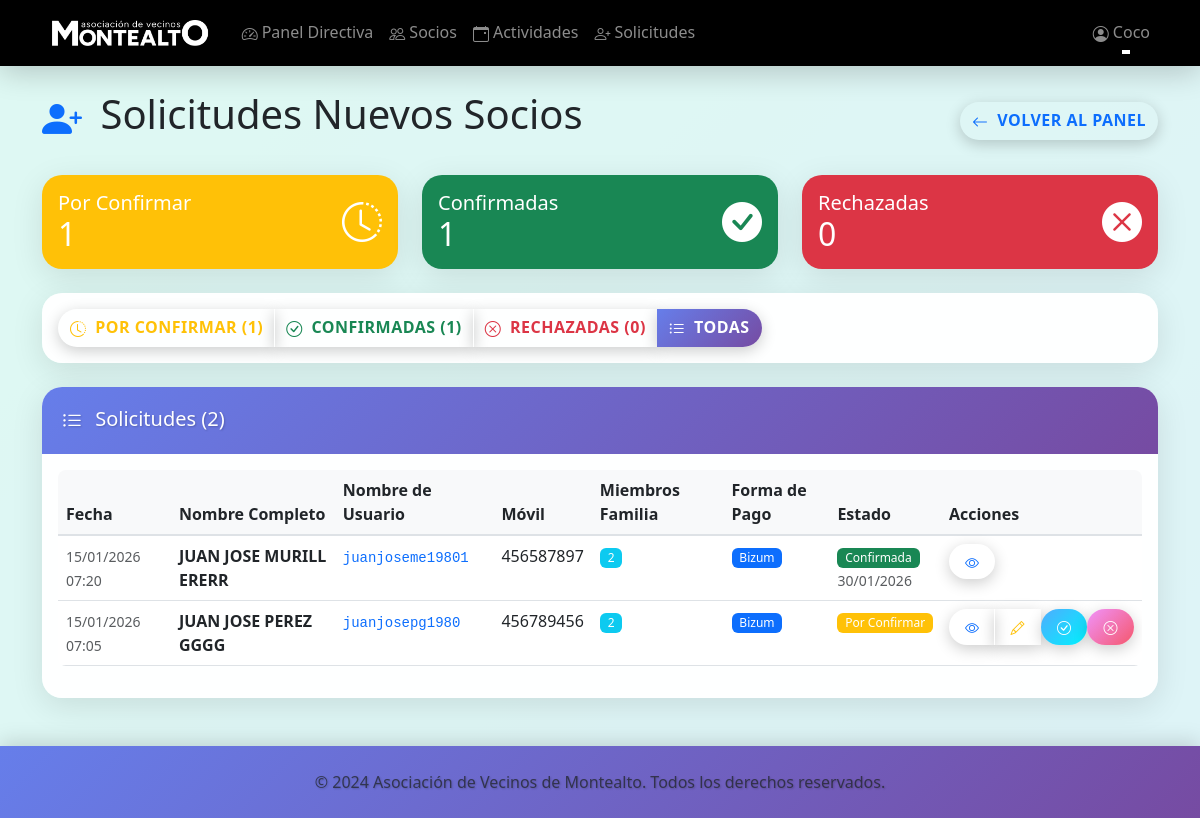
The app's page /admin/solicitudes-socios?estado=todas (signed in) with its own data.
### models.py (models this page shows, shortened)
class User(UserMixin, db.Model):
    __tablename__ = 'users'
    id = db.Column(db.Integer, primary_key=True)
    nombre = db.Column(db.String(100), nullable=False)
    nombre_usuario = db.Column(db.String(120), unique=True, nullable=False)
    password_hash = db.Column(db.String(255), nullable=False)
    password_plain = db.Column(db.String(255), nullable=True)  # Contraseña en texto plano (solo para mostrar a admin)
    rol = db.Column(db.String(20), nullable=False)  # 'directiva' o 'socio'
    fecha_alta = db.Column(db.DateTime, nullable=False, default=datetime.utcnow)
    fecha_validez = db.Column(db.DateTime, nullable=False)
    ano_nacimiento = db.Column(db.Integer, nullable=True)  # Año de nacimiento para verificar edad en actividades
    fecha_nacimiento = db.Column(db.Date, nullable=True)  # Fecha completa de nacimiento
    numero_socio = db.Column(db.String(10), unique=True, nullable=True)  # Número de socio (0001, 0002, etc.)
    calle = db.Column(db.String(200), nullable=True)
    numero = db.Column(db.String(20), nullable=True)
    piso = db.Column(db.String(20), nullable=True)  # Opcional
    poblacion = db.Column(db.String(100), nullable=True)
    inscripciones = db.relationship('Inscripcion', backref='usuario', lazy=True, cascade='all, delete-orphan')
    def is_directiva(self):
        return self.rol == 'directiva'

class SolicitudSocio(db.Model):
    __tablename__ = 'solicitudes_socio'
    id = db.Column(db.Integer, primary_key=True)
    nombre = db.Column(db.String(100), nullable=False)
    primer_apellido = db.Column(db.String(100), nullable=False)
    segundo_apellido = db.Column(db.String(100), nullable=False)
    movil = db.Column(db.String(20), nullable=False)
    movil2 = db.Column(db.String(20), nullable=True)  # Segundo móvil para grupo de WhatsApp (opcional)
    fecha_nacimiento = db.Column(db.Date, nullable=True)  # Fecha de nacimiento del socio
    miembros_unidad_familiar = db.Column(db.Integer, nullable=False)
    forma_de_pago = db.Column(db.String(20), nullable=False)  # 'bizum', 'transferencia', 'contado'
    estado = db.Column(db.String(20), nullable=False, default='por_confirmar')  # 'por_confirmar', 'activa', 'rechazada'
    fecha_solicitud = db.Column(db.DateTime, nullable=False, default=datetime.utcnow)
    fecha_confirmacion = db.Column(db.DateTime, nullable=True)
    password_solicitud = db.Column(db.String(255), nullable=True)  # Contraseña temporal hasta confirmación
    token = db.Column(db.String(255), nullable=True, unique=True)  # Token único para acceso seguro a la confirmación
    calle = db.Column(db.String(200), nullable=False)
    numero = db.Column(db.String(20), nullable=False)
    piso = db.Column(db.String(20), nullable=True)  # Opcional
    poblacion = db.Column(db.String(100), nullable=False)
    beneficiarios = db.relationship('BeneficiarioSolicitud', backref='solicitud', lazy=True, cascade='all, delete-orphan')

### blueprints/admin.py (the view)
@admin_bp.route('/solicitudes-socios')
@login_required
@directiva_required
def solicitudes_socios():
    estado_filtro = request.args.get('estado', 'por_confirmar')
    if estado_filtro == 'todas':
        solicitudes = SolicitudSocio.query.order_by(SolicitudSocio.fecha_solicitud.desc()).all()
    else:
        solicitudes = SolicitudSocio.query.filter_by(estado=estado_filtro).order_by(SolicitudSocio.fecha_solicitud.desc()).all()
    solicitudes_con_usuario = []
    for solicitud in solicitudes:
        nombre_usuario = calcular_nombre_usuario_solicitud(solicitud)
        solicitudes_con_usuario.append({
            'solicitud': solicitud,
            'nombre_usuario': nombre_usuario
        })
    total_por_confirmar = SolicitudSocio.query.filter_by(estado='por_confirmar').count()
    total_activas = SolicitudSocio.query.filter_by(estado='activa').count()
    total_rechazadas = SolicitudSocio.query.filter_by(estado='rechazada').count()
    return render_template('admin/solicitudes_socios.html',
                         solicitudes=solicitudes,
                         solicitudes_con_usuario=solicitudes_con_usuario,
                         estado_filtro=estado_filtro,
                         total_por_confirmar=total_por_confirmar,
                         total_activas=total_activas,
                         total_rechazadas=total_rechazadas)

### templates/admin/solicitudes_socios.html (shortened to what this page needs)
{% extends "base.html" %}
{% block content %}
<div class="d-flex justify-content-between align-items-center mb-4">
    <h1>
        <i class="bi bi-person-plus-fill me-2 text-primary"></i>
        Solicitudes Nuevos Socios
    </h1>
    <a href="{{ url_for('admin.dashboard') }}" class="btn btn-outline-primary">
        <i class="bi bi-arrow-left me-1"></i>
        Volver al Panel
    </a>
</div>
<div class="row mb-4">
    <div class="col-md-4">
        <div class="card bg-warning text-white">
            <div class="card-body">
                <div class="d-flex justify-content-between align-items-center">
                    <div>
                        <h5 class="card-title mb-0">Por Confirmar</h5>
                        <h2 class="mb-0">{{ total_por_confirmar }}</h2>
                    </div>
                    <div>
                        <i class="bi bi-clock-history fs-1"></i>
                    </div>
                </div>
            </div>
        </div>
    </div>
    <div class="col-md-4">
        <div class="card bg-success text-white">
            <div class="card-body">
                <div class="d-flex justify-content-between align-items-center">
                    <div>
                        <h5 class="card-title mb-0">Confirmadas</h5>
                        <h2 class="mb-0">{{ total_activas }}</h2>
                    </div>
                    <div>
                        <i class="bi bi-check-circle-fill fs-1"></i>
                    </div>
                </div>
            </div>
        </div>
    </div>
    <div class="col-md-4">
        <div class="card bg-danger text-white">
            <div class="card-body">
                <div class="d-flex justify-content-between align-items-center">
                    <div>
                        <h5 class="card-title mb-0">Rechazadas</h5>
                        <h2 class="mb-0">{{ total_rechazadas }}</h2>
                    </div>
                    <div>
                        <i class="bi bi-x-circle-fill fs-1"></i>
                    </div>
                </div>
            </div>
        </div>
    </div>
</div>
<div class="card mb-4">
    <div class="card-body">
        <div class="btn-group" role="group">
            <a href="{{ url_for('admin.solicitudes_socios', estado='por_confirmar') }}"
               class="btn {% if estado_filtro == 'por_confirmar' %}btn-warning{% else %}btn-outline-warning{% endif %}">
                <i class="bi bi-clock-history me-1"></i>
                Por Confirmar ({{ total_por_confirmar }})
            </a>
            <a href="{{ url_for('admin.solicitudes_socios', estado='activa') }}"
               class="btn {% if estado_filtro == 'activa' %}btn-success{% else %}btn-outline-success{% endif %}">
                <i class="bi bi-check-circle me-1"></i>
                Confirmadas ({{ total_activas }})
            </a>
            <a href="{{ url_for('admin.solicitudes_socios', estado='rechazada') }}"
               class="btn {% if estado_filtro == 'rechazada' %}btn-danger{% else %}btn-outline-danger{% endif %}">
                <i class="bi bi-x-circle me-1"></i>
                Rechazadas ({{ total_rechazadas }})
            </a>
            <a href="{{ url_for('admin.solicitudes_socios', estado='todas') }}"
               class="btn {% if estado_filtro == 'todas' %}btn-primary{% else %}btn-outline-primary{% endif %}">
                <i class="bi bi-list-ul me-1"></i>
                Todas
            </a>
        </div>
    </div>
</div>
<div class="card">
    <div class="card-header">
        <h5 class="mb-0">
            <i class="bi bi-list-ul me-2"></i>
            Solicitudes ({{ solicitudes_con_usuario|length }})
        </h5>
    </div>
    <div class="card-body">
        {% if solicitudes_con_usuario %}
            <div class="table-responsive">
                <table class="table table-hover">
                    <thead>
                        <tr>
                            <th>Fecha</th>
                            <th>Nombre Completo</th>
                            <th>Nombre de Usuario</th>
                            <th>Móvil</th>
                            <th>Miembros Familia</th>
                            <th>Forma de Pago</th>
                            <th>Estado</th>
                            <th>Acciones</th>
                        </tr>
                    </thead>
                    <tbody>
                        {% for item in solicitudes_con_usuario %}
                        {% set solicitud = item.solicitud %}
                        <tr>
                            <td>
                                <small class="text-muted">
                                    {{ solicitud.fecha_solicitud.strftime('%d/%m/%Y %H:%M') }}
                                </small>
                            </td>
                            <td>
                                <strong>{{ solicitud.nombre }} {{ solicitud.primer_apellido }}{% if solicitud.segundo_apellido %} {{ solicitud.segundo_apellido }}{% endif %}</strong>
                            </td>
                            <td>
                                <code class="text-primary">{{ item.nombre_usuario }}</code>
                            </td>
                            <td>{{ solicitud.movil }}</td>
                            <td>
                                <span class="badge bg-info">{{ solicitud.miembros_unidad_familiar }}</span>
                            </td>
                            <td>
                                {% if solicitud.forma_de_pago == 'bizum' %}
                                    <span class="badge bg-primary">Bizum</span>
                                {% elif solicitud.forma_de_pago == 'transferencia' %}
                                    <span class="badge bg-success">Transferencia</span>
                                {% else %}
                                    <span class="badge bg-warning">Contado</span>
                                {% endif %}
                            </td>
                            <td>
                                {% if solicitud.estado == 'por_confirmar' %}
                                    <span class="badge bg-warning">Por Confirmar</span>
                                {% elif solicitud.estado == 'activa' %}
                                    <span class="badge bg-success">Confirmada</span>
                                    {% if solicitud.fecha_confirmacion %}
                                        <br><small class="text-muted">{{ solicitud.fecha_confirmacion.strftime('%d/%m/%Y') }}</small>
                                    {% endif %}
                                {% else %}
                                    <span class="badge bg-danger">Rechazada</span>
                                {% endif %}
                            </td>
                            <td>
                                <div class="btn-group" role="group">
                                    <a href="{{ url_for('admin.ver_solicitud', solicitud_id=solicitud.id) }}"
                                       class="btn btn-outline-primary btn-sm" title="Ver Detalles">
                                        <i class="bi bi-eye"></i>
                                    </a>
                                    {% if solicitud.estado == 'por_confirmar' %}
                                        <a href="{{ url_for('admin.editar_solicitud', solicitud_id=solicitud.id) }}"
                                           class="btn btn-outline-warning btn-sm" title="Editar">
                                            <i class="bi bi-pencil"></i>
                                        </a>
                                        <form method="POST" action="{{ url_for('admin.confirmar_solicitud', solicitud_id=solicitud.id) }}" style="display: inline;">
                                            <button type="submit" class="btn btn-success btn-sm"
                                                    onclick="return confirm('¿Confirmar esta solicitud y crear el usuario?')"
                                                    title="Confirmar">
                                                <i class="bi bi-check-circle"></i>
                                            </button>
                                        </form>
                                        <form method="POST" action="{{ url_for('admin.rechazar_solicitud', solicitud_id=solicitud.id) }}" style="display: inline;">
                                            <button type="submit" class="btn btn-danger btn-sm"
                                                    onclick="return confirm('¿Rechazar esta solicitud?')"
                                                    title="Rechazar">
                                                <i class="bi bi-x-circle"></i>
                                            </button>
                                        </form>
                                    {% endif %}
                                </div>
                            </td>
                        </tr>
                        {% endfor %}
                    </tbody>
                </table>
            </div>
        {% else %}
            <div class="text-center py-5">
                <i class="bi bi-inbox text-muted fs-1"></i>
                <p class="text-muted mt-3">No hay solicitudes con este estado.</p>
            </div>
        {% endif %}
    </div>
</div>
{% endblock %}

### templates/base.html (shortened to what this page needs)
<!DOCTYPE html>
<html lang="es">
<head>
    <link href="https://cdn.jsdelivr.net/npm/bootstrap@5.3.0/dist/css/bootstrap.min.css" rel="stylesheet">
    <link rel="stylesheet" href="https://cdn.jsdelivr.net/npm/bootstrap-icons@1.10.0/font/bootstrap-icons.css">
    <link rel="stylesheet" href="{{ url_for('static', filename='css/style.css') }}">
</head>
<body>
    <nav class="navbar navbar-expand-lg navbar-dark">
        <div class="container">
            <a class="navbar-brand" href="{{ url_for('index') }}">
                <img src="{{ url_for('static', filename='logo.jpg') }}" alt="AV Montealto" style="height: 40px; width: auto;">
            </a>
            <div class="collapse navbar-collapse" id="navbarNav">
                {% if current_user.is_authenticated %}
                <ul class="navbar-nav me-auto">
                    {% if current_user.is_directiva() %}
                        <li class="nav-item">
                            <a class="nav-link" href="{{ url_for('admin.dashboard') }}">
                                <i class="bi bi-speedometer2 me-1"></i>Panel Directiva
                            </a>
                        </li>
                        <li class="nav-item">
                            <a class="nav-link" href="{{ url_for('admin.gestion_socios') }}">
                                <i class="bi bi-people me-1"></i>Socios
                            </a>
                        </li>
                        <li class="nav-item">
                            <a class="nav-link" href="{{ url_for('admin.gestion_actividades') }}">
                                <i class="bi bi-calendar-event me-1"></i>Actividades
                            </a>
                        </li>
                        <li class="nav-item">
                            <a class="nav-link" href="{{ url_for('admin.solicitudes_socios') }}">
                                <i class="bi bi-person-plus me-1"></i>Solicitudes
                            </a>
                        </li>
                    {% endif %}
                </ul>
                <ul class="navbar-nav">
                    <li class="nav-item dropdown">
                        <a class="nav-link dropdown-toggle" href="#" role="button" data-bs-toggle="dropdown">
                            <i class="bi bi-person-circle me-1"></i>{{ current_user.nombre }}
                        </a>
                    </li>
                </ul>
                {% endif %}
            </div>
        </div>
    </nav>
    <main class="container mt-4">
        {% block content %}{% endblock %}
    </main>
    <footer class="mt-5 py-4">
        <div class="container text-center">
            <p class="text-muted mb-0">&copy; 2024 Asociación de Vecinos de Montealto. Todos los derechos reservados.</p>
        </div>
    </footer>
</body>
</html>

### records on screen
User: nombre "Coco"
SolicitudSocio: fecha_solicitud "15/01/2026 07:20", nombre "JUAN JOSE", primer_apellido "MURILL", segundo_apellido "ERERR", movil "456587897", miembros_unidad_familiar "2", fecha_confirmacion "30/01/2026"
SolicitudSocio: fecha_solicitud "15/01/2026 07:05", nombre "JUAN JOSE", primer_apellido "PEREZ", segundo_apellido "GGGG", movil "456789456", miembros_unidad_familiar "2", estado "por_confirmar" (drawn)

### other values on screen
{{ total_por_confirmar }} "1"
{{ total_activas }} "1"
{{ total_rechazadas }} "0"
{{ solicitudes_con_usuario|length }} "2"
{{ item.nombre_usuario }} "juanjoseme19801" "juanjosepg1980"
